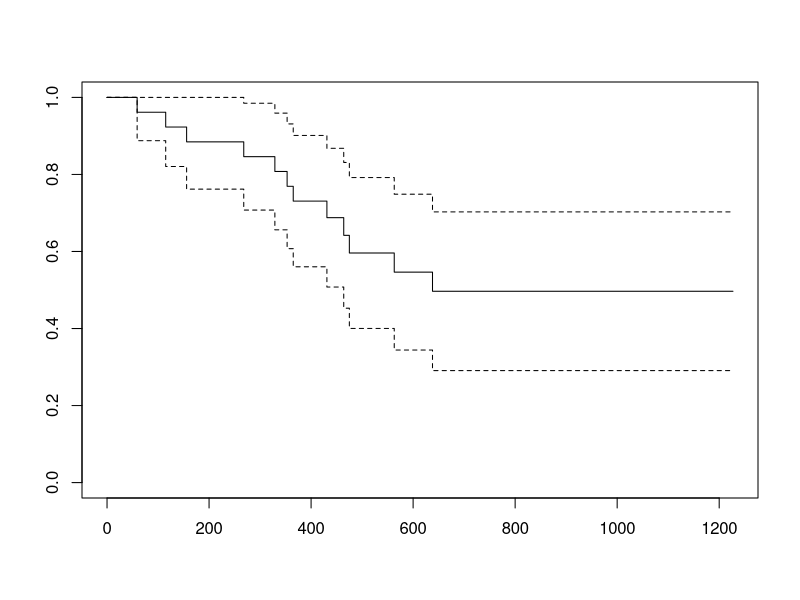

The R script that drew this image: (Note: this script raises an error after producing the figure.)
## ---- chunk 1
# Load the survival package
library(survival)

# Create vectors for event times and censoring status

time <- c(5,8,8,9,10,10,10)
censor <- c(1,1,1,1,0,0,0)

# Compute Kaplan-Meier estimates
KM.obj <- survfit(Surv(time,censor)~1, conf.type="none")
## ---- chunk 2
summary(KM.obj)
## ---- chunk 3
# Load and analyze ovarian cancer survival data
KM.obj <- survfit(Surv(futime, fustat)~1, data=ovarian, conf.type="plain")
summary(KM.obj)
plot(KM.obj)
## ---- chunk 4
KM.obj <- survfit(Surv(futime, fustat)~1, data=ovarian, conf.type="log-log")
summary(KM.obj)
## ---- chunk 5
# Load and analyze halibut survival data
KM.obj <- survfit(Surv(TIME, CENSOR)~1, data=halibut, conf.type="log-log")
summary(KM.obj)
plot(KM.obj)
